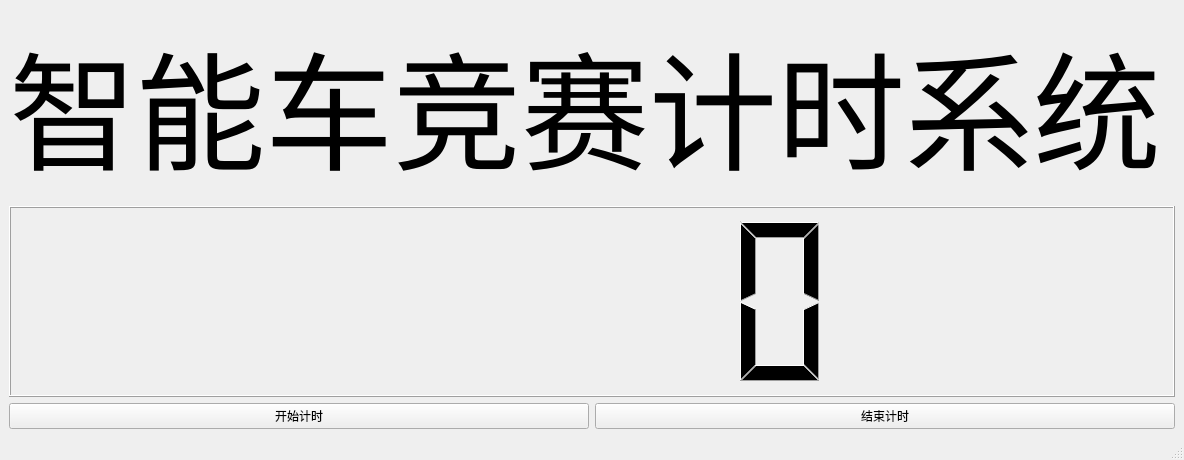
<?xml version="1.0" encoding="UTF-8"?>
<ui version="4.0">
 <class>MainWindow</class>
 <widget class="QMainWindow" name="MainWindow">
  <property name="geometry">
   <rect>
    <x>0</x>
    <y>0</y>
    <width>1184</width>
    <height>460</height>
   </rect>
  </property>
  <property name="sizePolicy">
   <sizepolicy hsizetype="Expanding" vsizetype="Expanding">
    <horstretch>0</horstretch>
    <verstretch>0</verstretch>
   </sizepolicy>
  </property>
  <property name="windowTitle">
   <string>智能车竞赛计时系统</string>
  </property>
  <property name="windowIcon">
   <iconset resource="auto.qrc">
    <normaloff>:/icon.ico</normaloff>:/icon.ico</iconset>
  </property>
  <property name="iconSize">
   <size>
    <width>36</width>
    <height>36</height>
   </size>
  </property>
  <widget class="QWidget" name="centralwidget">
   <layout class="QGridLayout" name="gridLayout">
    <item row="1" column="0">
     <layout class="QHBoxLayout" name="horizontalLayout_2">
      <item>
       <widget class="QLCDNumber" name="lcdNumber"/>
      </item>
     </layout>
    </item>
    <item row="0" column="0">
     <layout class="QHBoxLayout" name="horizontalLayout" stretch="1,5,0">
      <property name="sizeConstraint">
       <enum>QLayout::SetDefaultConstraint</enum>
      </property>
      <item>
       <spacer name="horizontalSpacer">
        <property name="orientation">
         <enum>Qt::Horizontal</enum>
        </property>
        <property name="sizeHint" stdset="0">
         <size>
          <width>40</width>
          <height>20</height>
         </size>
        </property>
       </spacer>
      </item>
      <item>
       <widget class="QLabel" name="label">
        <property name="sizePolicy">
         <sizepolicy hsizetype="Expanding" vsizetype="Preferred">
          <horstretch>0</horstretch>
          <verstretch>0</verstretch>
         </sizepolicy>
        </property>
        <property name="font">
         <font>
          <pointsize>96</pointsize>
         </font>
        </property>
        <property name="text">
         <string>智能车竞赛计时系统</string>
        </property>
       </widget>
      </item>
      <item>
       <spacer name="horizontalSpacer_2">
        <property name="orientation">
         <enum>Qt::Horizontal</enum>
        </property>
        <property name="sizeHint" stdset="0">
         <size>
          <width>40</width>
          <height>20</height>
         </size>
        </property>
       </spacer>
      </item>
     </layout>
    </item>
    <item row="2" column="0">
     <layout class="QHBoxLayout" name="horizontalLayout_3">
      <item>
       <widget class="QPushButton" name="pushButton">
        <property name="text">
         <string>开始计时</string>
        </property>
       </widget>
      </item>
      <item>
       <widget class="QPushButton" name="pushButton_2">
        <property name="text">
         <string>结束计时</string>
        </property>
       </widget>
      </item>
     </layout>
    </item>
   </layout>
  </widget>
  <widget class="QMenuBar" name="menubar">
   <property name="geometry">
    <rect>
     <x>0</x>
     <y>0</y>
     <width>1184</width>
     <height>23</height>
    </rect>
   </property>
  </widget>
  <widget class="QStatusBar" name="statusbar"/>
 </widget>
 <resources>
  <include location="auto.qrc"/>
 </resources>
 <connections/>
</ui>
